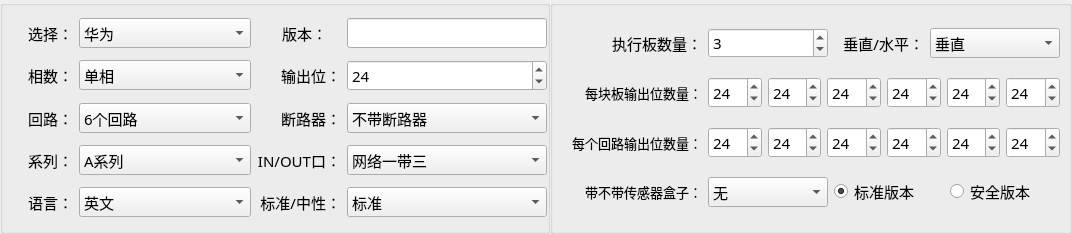
<?xml version="1.0" encoding="UTF-8"?>
<ui version="4.0">
 <class>Home_MpduParamWid</class>
 <widget class="QWidget" name="Home_MpduParamWid">
  <property name="geometry">
   <rect>
    <x>0</x>
    <y>0</y>
    <width>1072</width>
    <height>234</height>
   </rect>
  </property>
  <property name="font">
   <font>
    <family>微软雅黑</family>
    <pointsize>11</pointsize>
   </font>
  </property>
  <property name="windowTitle">
   <string>Form</string>
  </property>
  <layout class="QGridLayout" name="gridLayout_3">
   <property name="leftMargin">
    <number>0</number>
   </property>
   <property name="topMargin">
    <number>0</number>
   </property>
   <property name="rightMargin">
    <number>0</number>
   </property>
   <property name="bottomMargin">
    <number>0</number>
   </property>
   <property name="spacing">
    <number>0</number>
   </property>
   <item row="0" column="0">
    <widget class="QGroupBox" name="groupBox">
     <property name="minimumSize">
      <size>
       <width>550</width>
       <height>30</height>
      </size>
     </property>
     <property name="maximumSize">
      <size>
       <width>550</width>
       <height>16777215</height>
      </size>
     </property>
     <property name="title">
      <string/>
     </property>
     <layout class="QGridLayout" name="gridLayout">
      <property name="leftMargin">
       <number>0</number>
      </property>
      <property name="topMargin">
       <number>0</number>
      </property>
      <property name="rightMargin">
       <number>0</number>
      </property>
      <property name="bottomMargin">
       <number>0</number>
      </property>
      <property name="horizontalSpacing">
       <number>6</number>
      </property>
      <property name="verticalSpacing">
       <number>0</number>
      </property>
      <item row="3" column="2">
       <widget class="QLabel" name="label_6">
        <property name="minimumSize">
         <size>
          <width>60</width>
          <height>30</height>
         </size>
        </property>
        <property name="maximumSize">
         <size>
          <width>90</width>
          <height>16777215</height>
         </size>
        </property>
        <property name="text">
         <string>断路器：</string>
        </property>
        <property name="alignment">
         <set>Qt::AlignRight|Qt::AlignTrailing|Qt::AlignVCenter</set>
        </property>
       </widget>
      </item>
      <item row="3" column="3">
       <widget class="QComboBox" name="breakerBox">
        <property name="minimumSize">
         <size>
          <width>0</width>
          <height>30</height>
         </size>
        </property>
        <item>
         <property name="text">
          <string>不带断路器</string>
         </property>
        </item>
        <item>
         <property name="text">
          <string>带断路器</string>
         </property>
        </item>
       </widget>
      </item>
      <item row="4" column="2">
       <widget class="QLabel" name="label_8">
        <property name="minimumSize">
         <size>
          <width>60</width>
          <height>30</height>
         </size>
        </property>
        <property name="maximumSize">
         <size>
          <width>90</width>
          <height>16777215</height>
         </size>
        </property>
        <property name="text">
         <string>IN/OUT口：</string>
        </property>
        <property name="alignment">
         <set>Qt::AlignRight|Qt::AlignTrailing|Qt::AlignVCenter</set>
        </property>
       </widget>
      </item>
      <item row="4" column="0">
       <widget class="QLabel" name="label_7">
        <property name="minimumSize">
         <size>
          <width>60</width>
          <height>30</height>
         </size>
        </property>
        <property name="maximumSize">
         <size>
          <width>70</width>
          <height>16777215</height>
         </size>
        </property>
        <property name="text">
         <string>系列：</string>
        </property>
        <property name="alignment">
         <set>Qt::AlignRight|Qt::AlignTrailing|Qt::AlignVCenter</set>
        </property>
       </widget>
      </item>
      <item row="1" column="3">
       <widget class="QLineEdit" name="versionEdit">
        <property name="minimumSize">
         <size>
          <width>0</width>
          <height>30</height>
         </size>
        </property>
        <property name="maximumSize">
         <size>
          <width>200</width>
          <height>16777215</height>
         </size>
        </property>
       </widget>
      </item>
      <item row="2" column="0">
       <widget class="QLabel" name="label_3">
        <property name="minimumSize">
         <size>
          <width>60</width>
          <height>30</height>
         </size>
        </property>
        <property name="maximumSize">
         <size>
          <width>70</width>
          <height>16777215</height>
         </size>
        </property>
        <property name="text">
         <string>相数：</string>
        </property>
        <property name="alignment">
         <set>Qt::AlignRight|Qt::AlignTrailing|Qt::AlignVCenter</set>
        </property>
       </widget>
      </item>
      <item row="3" column="1">
       <widget class="QComboBox" name="loopBox">
        <property name="minimumSize">
         <size>
          <width>0</width>
          <height>30</height>
         </size>
        </property>
        <property name="currentIndex">
         <number>4</number>
        </property>
        <item>
         <property name="text">
          <string>1个回路</string>
         </property>
        </item>
        <item>
         <property name="text">
          <string>2个回路</string>
         </property>
        </item>
        <item>
         <property name="text">
          <string>3个回路</string>
         </property>
        </item>
        <item>
         <property name="text">
          <string>4个回路</string>
         </property>
        </item>
        <item>
         <property name="text">
          <string>6个回路</string>
         </property>
        </item>
       </widget>
      </item>
      <item row="1" column="0">
       <widget class="QLabel" name="label_1">
        <property name="minimumSize">
         <size>
          <width>60</width>
          <height>30</height>
         </size>
        </property>
        <property name="maximumSize">
         <size>
          <width>70</width>
          <height>16777215</height>
         </size>
        </property>
        <property name="text">
         <string>选择：</string>
        </property>
        <property name="alignment">
         <set>Qt::AlignRight|Qt::AlignTrailing|Qt::AlignVCenter</set>
        </property>
       </widget>
      </item>
      <item row="4" column="1">
       <widget class="QComboBox" name="seriesBox">
        <property name="minimumSize">
         <size>
          <width>0</width>
          <height>30</height>
         </size>
        </property>
        <item>
         <property name="text">
          <string>A系列</string>
         </property>
        </item>
        <item>
         <property name="text">
          <string>B系列</string>
         </property>
        </item>
        <item>
         <property name="text">
          <string>C系列</string>
         </property>
        </item>
        <item>
         <property name="text">
          <string>D系列</string>
         </property>
        </item>
        <item>
         <property name="text">
          <string>新A系列</string>
         </property>
        </item>
       </widget>
      </item>
      <item row="4" column="3">
       <widget class="QComboBox" name="modbusBox">
        <property name="minimumSize">
         <size>
          <width>0</width>
          <height>30</height>
         </size>
        </property>
        <item>
         <property name="text">
          <string>网络一带三</string>
         </property>
        </item>
        <item>
         <property name="text">
          <string>Modbus</string>
         </property>
        </item>
       </widget>
      </item>
      <item row="5" column="0">
       <widget class="QLabel" name="label_9">
        <property name="minimumSize">
         <size>
          <width>60</width>
          <height>30</height>
         </size>
        </property>
        <property name="maximumSize">
         <size>
          <width>70</width>
          <height>16777215</height>
         </size>
        </property>
        <property name="text">
         <string>语言：</string>
        </property>
        <property name="alignment">
         <set>Qt::AlignRight|Qt::AlignTrailing|Qt::AlignVCenter</set>
        </property>
       </widget>
      </item>
      <item row="2" column="2">
       <widget class="QLabel" name="label_4">
        <property name="minimumSize">
         <size>
          <width>60</width>
          <height>30</height>
         </size>
        </property>
        <property name="maximumSize">
         <size>
          <width>90</width>
          <height>16777215</height>
         </size>
        </property>
        <property name="text">
         <string>输出位：</string>
        </property>
        <property name="alignment">
         <set>Qt::AlignRight|Qt::AlignTrailing|Qt::AlignVCenter</set>
        </property>
       </widget>
      </item>
      <item row="1" column="1">
       <widget class="QComboBox" name="verBox">
        <property name="minimumSize">
         <size>
          <width>0</width>
          <height>30</height>
         </size>
        </property>
        <property name="maximumSize">
         <size>
          <width>200</width>
          <height>16777215</height>
         </size>
        </property>
        <property name="currentIndex">
         <number>0</number>
        </property>
        <item>
         <property name="text">
          <string>华为</string>
         </property>
        </item>
        <item>
         <property name="text">
          <string>一期</string>
         </property>
        </item>
        <item>
         <property name="text">
          <string>二期</string>
         </property>
        </item>
       </widget>
      </item>
      <item row="5" column="2">
       <widget class="QLabel" name="label_10">
        <property name="minimumSize">
         <size>
          <width>60</width>
          <height>30</height>
         </size>
        </property>
        <property name="maximumSize">
         <size>
          <width>90</width>
          <height>16777215</height>
         </size>
        </property>
        <property name="text">
         <string>标准/中性：</string>
        </property>
        <property name="alignment">
         <set>Qt::AlignRight|Qt::AlignTrailing|Qt::AlignVCenter</set>
        </property>
       </widget>
      </item>
      <item row="2" column="1">
       <widget class="QComboBox" name="lineBox">
        <property name="minimumSize">
         <size>
          <width>0</width>
          <height>30</height>
         </size>
        </property>
        <item>
         <property name="text">
          <string>单相</string>
         </property>
        </item>
        <item>
         <property name="text">
          <string>三相</string>
         </property>
        </item>
       </widget>
      </item>
      <item row="2" column="3">
       <widget class="QSpinBox" name="outputSpin">
        <property name="minimumSize">
         <size>
          <width>0</width>
          <height>30</height>
         </size>
        </property>
        <property name="maximum">
         <number>42</number>
        </property>
        <property name="value">
         <number>24</number>
        </property>
       </widget>
      </item>
      <item row="5" column="1">
       <widget class="QComboBox" name="languageBox">
        <property name="minimumSize">
         <size>
          <width>0</width>
          <height>30</height>
         </size>
        </property>
        <item>
         <property name="text">
          <string>英文</string>
         </property>
        </item>
        <item>
         <property name="text">
          <string>中文</string>
         </property>
        </item>
       </widget>
      </item>
      <item row="5" column="3">
       <widget class="QComboBox" name="standardBox">
        <property name="minimumSize">
         <size>
          <width>0</width>
          <height>30</height>
         </size>
        </property>
        <item>
         <property name="text">
          <string>标准</string>
         </property>
        </item>
        <item>
         <property name="text">
          <string>中性</string>
         </property>
        </item>
       </widget>
      </item>
      <item row="1" column="2">
       <widget class="QLabel" name="label_2">
        <property name="minimumSize">
         <size>
          <width>60</width>
          <height>30</height>
         </size>
        </property>
        <property name="maximumSize">
         <size>
          <width>70</width>
          <height>16777215</height>
         </size>
        </property>
        <property name="text">
         <string>版本：</string>
        </property>
        <property name="alignment">
         <set>Qt::AlignRight|Qt::AlignTrailing|Qt::AlignVCenter</set>
        </property>
       </widget>
      </item>
      <item row="3" column="0">
       <widget class="QLabel" name="label_5">
        <property name="minimumSize">
         <size>
          <width>60</width>
          <height>30</height>
         </size>
        </property>
        <property name="maximumSize">
         <size>
          <width>70</width>
          <height>16777215</height>
         </size>
        </property>
        <property name="text">
         <string>回路：</string>
        </property>
        <property name="alignment">
         <set>Qt::AlignRight|Qt::AlignTrailing|Qt::AlignVCenter</set>
        </property>
       </widget>
      </item>
     </layout>
    </widget>
   </item>
   <item row="0" column="1">
    <widget class="QGroupBox" name="groupBox_2">
     <property name="minimumSize">
      <size>
       <width>0</width>
       <height>30</height>
      </size>
     </property>
     <property name="title">
      <string/>
     </property>
     <layout class="QGridLayout" name="gridLayout_2">
      <item row="0" column="0">
       <layout class="QHBoxLayout" name="horizontalLayout_4">
        <item>
         <widget class="QLabel" name="label_91">
          <property name="minimumSize">
           <size>
            <width>140</width>
            <height>30</height>
           </size>
          </property>
          <property name="maximumSize">
           <size>
            <width>140</width>
            <height>16777215</height>
           </size>
          </property>
          <property name="text">
           <string>执行板数量：</string>
          </property>
          <property name="alignment">
           <set>Qt::AlignRight|Qt::AlignTrailing|Qt::AlignVCenter</set>
          </property>
         </widget>
        </item>
        <item>
         <widget class="QSpinBox" name="boardSpin">
          <property name="minimumSize">
           <size>
            <width>0</width>
            <height>30</height>
           </size>
          </property>
          <property name="maximumSize">
           <size>
            <width>120</width>
            <height>16777215</height>
           </size>
          </property>
          <property name="maximum">
           <number>6</number>
          </property>
          <property name="value">
           <number>3</number>
          </property>
         </widget>
        </item>
        <item>
         <widget class="QLabel" name="label_100">
          <property name="minimumSize">
           <size>
            <width>60</width>
            <height>30</height>
           </size>
          </property>
          <property name="maximumSize">
           <size>
            <width>90</width>
            <height>16777215</height>
           </size>
          </property>
          <property name="text">
           <string>垂直/水平：</string>
          </property>
          <property name="alignment">
           <set>Qt::AlignRight|Qt::AlignTrailing|Qt::AlignVCenter</set>
          </property>
         </widget>
        </item>
        <item>
         <widget class="QComboBox" name="levelBox">
          <property name="minimumSize">
           <size>
            <width>0</width>
            <height>30</height>
           </size>
          </property>
          <item>
           <property name="text">
            <string>垂直</string>
           </property>
          </item>
          <item>
           <property name="text">
            <string>水平</string>
           </property>
          </item>
          <item>
           <property name="text">
            <string>水平90度</string>
           </property>
          </item>
          <item>
           <property name="text">
            <string>水平180度</string>
           </property>
          </item>
          <item>
           <property name="text">
            <string>水平270度</string>
           </property>
          </item>
         </widget>
        </item>
       </layout>
      </item>
      <item row="1" column="0">
       <layout class="QHBoxLayout" name="horizontalLayout">
        <item>
         <widget class="QLabel" name="label_11">
          <property name="minimumSize">
           <size>
            <width>140</width>
            <height>30</height>
           </size>
          </property>
          <property name="maximumSize">
           <size>
            <width>140</width>
            <height>16777215</height>
           </size>
          </property>
          <property name="font">
           <font>
            <family>微软雅黑</family>
            <pointsize>10</pointsize>
           </font>
          </property>
          <property name="text">
           <string>每块板输出位数量：</string>
          </property>
          <property name="alignment">
           <set>Qt::AlignRight|Qt::AlignTrailing|Qt::AlignVCenter</set>
          </property>
         </widget>
        </item>
        <item>
         <widget class="QSpinBox" name="opSpin_1">
          <property name="minimumSize">
           <size>
            <width>0</width>
            <height>30</height>
           </size>
          </property>
          <property name="maximum">
           <number>42</number>
          </property>
          <property name="value">
           <number>24</number>
          </property>
         </widget>
        </item>
        <item>
         <widget class="QSpinBox" name="opSpin_2">
          <property name="minimumSize">
           <size>
            <width>0</width>
            <height>30</height>
           </size>
          </property>
          <property name="maximum">
           <number>42</number>
          </property>
          <property name="value">
           <number>24</number>
          </property>
         </widget>
        </item>
        <item>
         <widget class="QSpinBox" name="opSpin_3">
          <property name="minimumSize">
           <size>
            <width>0</width>
            <height>30</height>
           </size>
          </property>
          <property name="maximum">
           <number>42</number>
          </property>
          <property name="value">
           <number>24</number>
          </property>
         </widget>
        </item>
        <item>
         <widget class="QSpinBox" name="opSpin_4">
          <property name="maximum">
           <number>42</number>
          </property>
          <property name="value">
           <number>24</number>
          </property>
         </widget>
        </item>
        <item>
         <widget class="QSpinBox" name="opSpin_5">
          <property name="maximum">
           <number>42</number>
          </property>
          <property name="value">
           <number>24</number>
          </property>
         </widget>
        </item>
        <item>
         <widget class="QSpinBox" name="opSpin_6">
          <property name="maximum">
           <number>42</number>
          </property>
          <property name="value">
           <number>24</number>
          </property>
         </widget>
        </item>
       </layout>
      </item>
      <item row="2" column="0">
       <layout class="QHBoxLayout" name="horizontalLayout_2">
        <item>
         <widget class="QLabel" name="label_12">
          <property name="minimumSize">
           <size>
            <width>140</width>
            <height>30</height>
           </size>
          </property>
          <property name="maximumSize">
           <size>
            <width>140</width>
            <height>16777215</height>
           </size>
          </property>
          <property name="font">
           <font>
            <family>微软雅黑</family>
            <pointsize>10</pointsize>
           </font>
          </property>
          <property name="text">
           <string>每个回路输出位数量：</string>
          </property>
          <property name="alignment">
           <set>Qt::AlignRight|Qt::AlignTrailing|Qt::AlignVCenter</set>
          </property>
         </widget>
        </item>
        <item>
         <widget class="QSpinBox" name="lpSpin_1">
          <property name="minimumSize">
           <size>
            <width>0</width>
            <height>30</height>
           </size>
          </property>
          <property name="maximum">
           <number>42</number>
          </property>
          <property name="value">
           <number>24</number>
          </property>
         </widget>
        </item>
        <item>
         <widget class="QSpinBox" name="lpSpin_2">
          <property name="minimumSize">
           <size>
            <width>0</width>
            <height>30</height>
           </size>
          </property>
          <property name="maximum">
           <number>42</number>
          </property>
          <property name="value">
           <number>24</number>
          </property>
         </widget>
        </item>
        <item>
         <widget class="QSpinBox" name="lpSpin_3">
          <property name="minimumSize">
           <size>
            <width>0</width>
            <height>30</height>
           </size>
          </property>
          <property name="maximum">
           <number>42</number>
          </property>
          <property name="value">
           <number>24</number>
          </property>
         </widget>
        </item>
        <item>
         <widget class="QSpinBox" name="lpSpin_4">
          <property name="minimumSize">
           <size>
            <width>0</width>
            <height>30</height>
           </size>
          </property>
          <property name="maximum">
           <number>42</number>
          </property>
          <property name="value">
           <number>24</number>
          </property>
         </widget>
        </item>
        <item>
         <widget class="QSpinBox" name="lpSpin_5">
          <property name="minimumSize">
           <size>
            <width>0</width>
            <height>30</height>
           </size>
          </property>
          <property name="maximum">
           <number>42</number>
          </property>
          <property name="value">
           <number>24</number>
          </property>
         </widget>
        </item>
        <item>
         <widget class="QSpinBox" name="lpSpin_6">
          <property name="minimumSize">
           <size>
            <width>0</width>
            <height>30</height>
           </size>
          </property>
          <property name="maximum">
           <number>42</number>
          </property>
          <property name="value">
           <number>24</number>
          </property>
         </widget>
        </item>
       </layout>
      </item>
      <item row="3" column="0">
       <layout class="QHBoxLayout" name="horizontalLayout_3">
        <item>
         <widget class="QLabel" name="label_27">
          <property name="minimumSize">
           <size>
            <width>140</width>
            <height>30</height>
           </size>
          </property>
          <property name="maximumSize">
           <size>
            <width>140</width>
            <height>16777215</height>
           </size>
          </property>
          <property name="font">
           <font>
            <family>微软雅黑</family>
            <pointsize>10</pointsize>
           </font>
          </property>
          <property name="text">
           <string>带不带传感器盒子：</string>
          </property>
          <property name="alignment">
           <set>Qt::AlignRight|Qt::AlignTrailing|Qt::AlignVCenter</set>
          </property>
         </widget>
        </item>
        <item>
         <widget class="QComboBox" name="envBox">
          <property name="enabled">
           <bool>true</bool>
          </property>
          <property name="minimumSize">
           <size>
            <width>120</width>
            <height>30</height>
           </size>
          </property>
          <property name="maximumSize">
           <size>
            <width>120</width>
            <height>16777215</height>
           </size>
          </property>
          <item>
           <property name="text">
            <string>无</string>
           </property>
          </item>
          <item>
           <property name="text">
            <string>有</string>
           </property>
          </item>
         </widget>
        </item>
        <item>
         <widget class="QRadioButton" name="radioButton">
          <property name="layoutDirection">
           <enum>Qt::LeftToRight</enum>
          </property>
          <property name="text">
           <string>标准版本</string>
          </property>
          <property name="checked">
           <bool>true</bool>
          </property>
         </widget>
        </item>
        <item>
         <widget class="QRadioButton" name="safeRadio">
          <property name="text">
           <string>安全版本</string>
          </property>
         </widget>
        </item>
       </layout>
      </item>
     </layout>
    </widget>
   </item>
  </layout>
 </widget>
 <resources/>
 <connections/>
</ui>
